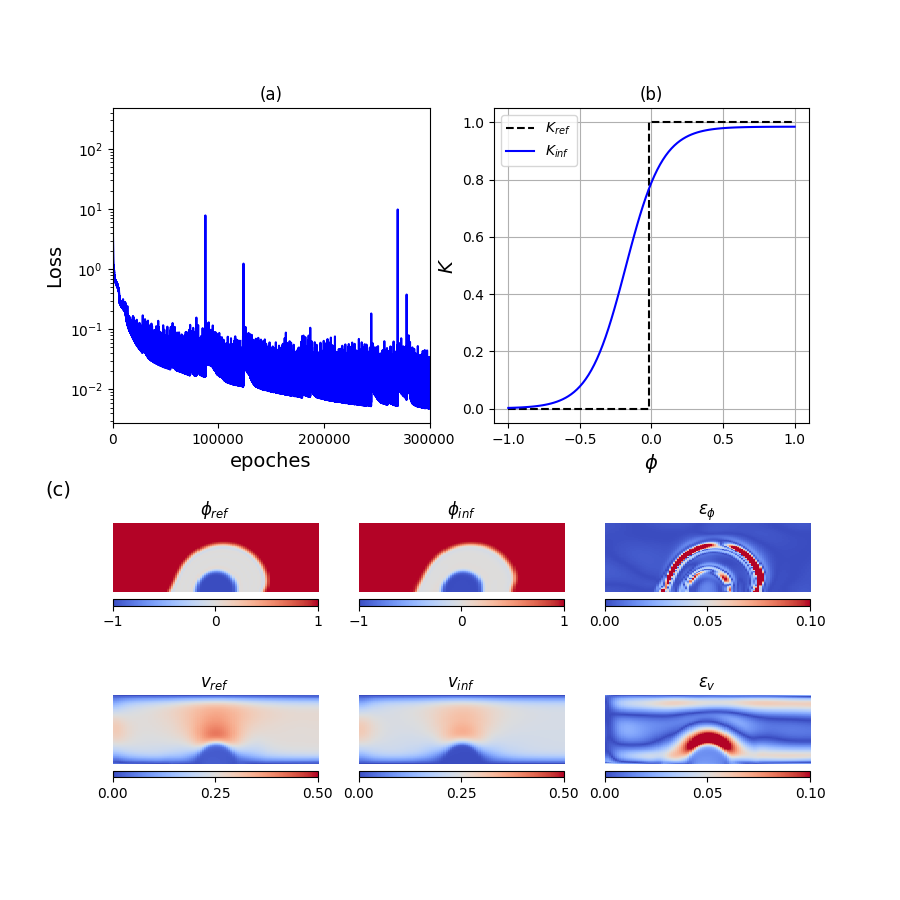

The script that saved this image:
"""
Author: Minglang Yin
"""
import torch
import torch.nn as nn
import numpy as np
import matplotlib.pyplot as plt
import matplotlib.gridspec as gridspec
from mpl_toolkits.axes_grid1.inset_locator import inset_axes

class Model(nn.Module):
    def __init__(self):
        super(Model, self).__init__()
        self.net_w = nn.Sequential()
        self.net_w.add_module('net_w_linear_1', nn.Linear(3, 20))
        self.net_w.add_module('net_w_tanh_1', nn.Tanh())
        for num in range(2,10):
            self.net_w.add_module('net_w_linear_%d' %(num), nn.Linear(20, 20))
            self.net_w.add_module('net_w_tanh_%d' %(num), nn.Tanh())
        self.net_w.add_module('net_w_linear_50', nn.Linear(20, 1))

        self.net_u = nn.Sequential()
        self.net_u.add_module('net_u_linear_1', nn.Linear(3, 20))
        self.net_u.add_module('net_u_tanh_1', nn.Tanh())
        for num in range(2,10):
            self.net_u.add_module('net_u_linear_%d' %(num), nn.Linear(20, 20))
            self.net_u.add_module('net_u_tanh_%d' %(num), nn.Tanh())
        self.net_u.add_module('net_u_linear_50', nn.Linear(20, 4))

        self.a = torch.nn.Parameter(torch.tensor([0.5], requires_grad=True, dtype=torch.double) )
        self.b = torch.nn.Parameter(torch.tensor([5], requires_grad=True, dtype=torch.double) )
        self.c = torch.nn.Parameter(torch.tensor([2], requires_grad=True, dtype=torch.double) )
        self.d = torch.nn.Parameter(torch.tensor([0.5], requires_grad=True, dtype=torch.double) )

    def forward(self, x):
        w = self.net_w(x)
        u = self.net_u(x)
        output = torch.cat((u, w), dim=1)
        return output

def to_numpy(input):
    if isinstance(input, torch.Tensor):
        return input.detach().cpu().numpy()
    elif isinstance(input, np.ndarray):
        return input
    else:
        raise TypeError('Unknown type of input, expected torch.Tensor or '\
            'np.ndarray, but got {}'.format(type(input)))

def main():
    ## parameters
    device = torch.device(f"cuda:{0}" if torch.cuda.is_available() else "cpu")
    print(device, flush=True)
    model_path = '../Inv_K/test_10/CheckPts/model_chkpts.pt'

    file_start = 0
    file_end = 30
    dt = 0.03

    num_x1 = 100
    num_x2 = 100
    num_t = file_end-file_start

    x_min, x_max = 0, 6
    y_min, y_max = 0, 2
    asp_ratio = (y_max-y_min)/(x_max-x_min)

    ## load data file
    y_data = np.zeros((4, file_end-file_start, num_x1, num_x2))
    t_step = 0
    for file_id in range(file_start, file_end):
        name_u = '../../Data/CH/phase_field_xiaoning/K_1_0001/dat/half' + str(file_id) + '.dat'
        name_phi = '../../Data/CH/phase_field_xiaoning/K_1_0001/dat_phase/halfp' + str(file_id) + '.dat'
        data_u = np.loadtxt(name_u)
        data_phi = np.loadtxt(name_phi)

        ## x_tmp: [t,x,y]   u_tmp:[u,v,p,phi]
        y_tmp = np.concatenate((data_u[:,3:5], data_u[:,6:7], data_phi[:,3:4]), axis=1)
        for j in range (0, 4):
            y_data[j, t_step, :, :] = y_tmp[:,j].reshape(100, 100)
        t_step = t_step + 1

    ## geometry
    x1 = np.linspace(x_min, x_max, num=num_x1)
    x2 = np.linspace(y_min, y_max, num=num_x2)
    t = np.linspace(dt*(file_start+1), dt*(file_end+1), num=num_t+1)

    x1_grid, x2_grid = np.meshgrid(x1, x2)
    x_2d = np.concatenate((x1_grid.flatten()[:,None], x2_grid.flatten()[:,None]), axis=1)

    ## instantiate model/optimizer
    model = Model().to(device)
    model.double()
    optimizer = torch.optim.Adam(model.parameters(), lr = 0.001)

    ## loading model/optimizer state
    checkpoint = torch.load(model_path)
    model.load_state_dict(checkpoint['model_state_dict'])
    optimizer.load_state_dict(checkpoint['optimizer_state_dict'])

    ## testing
    Predictions = np.zeros((5, num_t, num_x1, num_x2))
    for i in range(0, num_t):
        xt = np.concatenate((t[i]*np.ones((num_x1*num_x2, 1)), x_2d), axis=1)
        xt_tensor = torch.tensor(xt, requires_grad=True, dtype=torch.double).to(device)
        y_pred = model(xt_tensor)
        for j in range(0, 5):
            Predictions[j, i, :, :] = to_numpy(y_pred[:, j]).reshape(num_x1, num_x2)
    
    ## v and phi
    phi_pred = np.zeros((num_t, num_x1, num_x2))
    phi_ref = np.zeros((num_t, num_x1, num_x2))
    vel_pred = np.zeros((num_t, num_x1, num_x2))
    vel_ref = np.zeros((num_t, num_x1, num_x2))
    for i in range(0, num_t):
        phi_pred[i, :, :] = Predictions[3, i, :, :]
        phi_ref[i, :, :] = y_data[3, i, :, :]
        vel_pred[i, :, :] = np.sqrt(Predictions[0, i, :, :]**2 + Predictions[1, i, :, :]**2)
        vel_ref[i, :, :] = np.sqrt(y_data[0, i, :, :]**2 + y_data[1, i, :, :]**2)

    ## figure
    a = to_numpy(model.a)
    b = to_numpy(model.b)
    # c = to_numpy(model.c)
    c = 0.7
    d = to_numpy(model.d)
    x = np.linspace(-1, 1, 101)
    K_inf = a*np.tanh(b*x + c) + d
    K_step = np.zeros((101))
    K_step[50:] = 1

    loss = np.loadtxt('../Inv_K/test_10/loss.his')

    ## plotting
    fig = plt.figure(constrained_layout=False, figsize=(9, 9))
    gs = fig.add_gridspec(2, 1)

    gs0 = gs[0].subgridspec(1, 2)
    gs1 = gs[1].subgridspec(2, 3) 

    ax1 = fig.add_subplot(gs0[0, 0])
    ax2 = fig.add_subplot(gs0[0, 1])

    ax3 = fig.add_subplot(gs1[0, 0])
    ax4 = fig.add_subplot(gs1[0, 1])
    ax5 = fig.add_subplot(gs1[0, 2])

    ax6 = fig.add_subplot(gs1[1, 0])
    ax7 = fig.add_subplot(gs1[1, 1])
    ax8 = fig.add_subplot(gs1[1, 2])

    ## plot [0, 1]
    ax1.plot(loss, color="blue",label='$Loss$')
    ax1.set_yscale('log')
    ax1.set_title('(a)')
    ax1.set_xticks(np.linspace(0, 300000, 4))
    ax1.set_xlim([0, 300000])
    # ax1.set_aspect((300000/1000), adjustable='box')
    ax1.set_xlabel('epoches', fontsize=14)
    ax1.set_ylabel('Loss', fontsize=14)

    ## plot [0, 0]]
    ax2.step(x, K_step, linestyle="--", color="black",label='$K_{ref}$')
    ax2.plot(x, K_inf, linestyle="-", color="blue",label='$K_{inf}$')

    ax2.set_xlabel('$\phi$', fontsize=14)
    ax2.set_ylabel('$K$', fontsize=14)
    # ax2.set_xticks(K_ref)
    # ax2.set_yticks(K_ref)
    ax2.set_title('(b)')
    ax2.grid()
    ax2.legend(loc="best")
    ax2.set_aspect(2)

    ## ax3
    v_phi = np.linspace(-1, 1, 3)[:,None]
    v_error = np.linspace(0, 0.1, 3)[:,None]

    ax3.axis('off') 
    h = ax3.imshow(phi_ref[-1, :, :], interpolation='nearest', cmap='coolwarm', origin='lower', aspect=asp_ratio)
    h.set_clim(vmin=-1, vmax=1)
    axins = inset_axes(ax3,
                width="100%",  # width = 5% of parent_bbox width
                height="10%",  # height : 50%
                loc='lower center',
                borderpad=-1,
                )
    ax3.set_title('$\phi_{ref}$')
    fig.colorbar(h, ax=ax3, ticks=v_phi, cax = axins, orientation='horizontal')
    # ax.plot(xt[:,1], xt[:,2], 'kx', label = 'Data (%d points)' % (xt.shape[0]), markersize = 4, clip_on = False)

    ## ax4
    ax4.axis('off') 
    h = ax4.imshow(phi_pred[-1, :, :], interpolation='nearest', cmap='coolwarm', origin='lower', aspect=asp_ratio)
    h.set_clim(vmin=-1, vmax=1)
    axins = inset_axes(ax4,
                width="100%",  # width = 5% of parent_bbox width
                height="10%",  # height : 50%
                loc='lower center',
                borderpad=-1,
                )
    ax4.set_title('$\phi_{inf}$')
    fig.colorbar(h, ax=ax4, ticks=v_phi, cax = axins, orientation='horizontal')

    ## ax5
    ax5.axis('off') 
    h = ax5.imshow(np.abs(phi_pred[-1, :, :] - phi_ref[-1, :, :]), interpolation='nearest', cmap='coolwarm', origin='lower', aspect=asp_ratio)
    h.set_clim(vmin=0, vmax=0.1)
    axins = inset_axes(ax5,
                width="100%",  # width = 5% of parent_bbox width
                height="10%",  # height : 50%
                loc='lower center',
                borderpad=-1,
                )
    ax5.set_title('$\epsilon_{\phi}$')
    fig.colorbar(h, ax=ax5, ticks=v_error, cax = axins, orientation='horizontal')

    ## ax6
    ax6.axis('off') 
    v_velocity = np.linspace(0, 0.5, 3)[:,None]
    h = ax6.imshow(vel_pred[-25, :, :], interpolation='nearest', cmap='coolwarm', origin='lower', aspect=asp_ratio)
    h.set_clim(vmin=0, vmax=0.5)
    axins = inset_axes(ax6,
                width="100%",  # width = 5% of parent_bbox width
                height="10%",  # height : 50%
                loc='lower center',
                borderpad=-1,
                )
    ax6.set_title('$v_{ref}$')
    fig.colorbar(h, ax=ax6, ticks=v_velocity, cax = axins, orientation='horizontal')

    ## ax7
    ax7.axis('off') 
    h = ax7.imshow(vel_ref[-25, :, :], interpolation='nearest', cmap='coolwarm', origin='lower', aspect=asp_ratio)
    h.set_clim(vmin=0, vmax=0.5)
    axins = inset_axes(ax7,
                width="100%",  # width = 5% of parent_bbox width
                height="10%",  # height : 50%
                loc='lower center',
                borderpad=-1,
                )
    ax7.set_title('$v_{inf}$')
    fig.colorbar(h, ax=ax7, ticks=v_velocity, cax=axins, orientation='horizontal')

    ## ax8
    ax8.axis('off') 
    h = ax8.imshow(np.abs(vel_pred[-25, :, :]-vel_ref[-10, :, :]), interpolation='nearest', cmap='coolwarm', origin='lower', aspect=asp_ratio)
    h.set_clim(vmin=0, vmax=0.1)
    axins = inset_axes(ax8,
                width="100%",  # width = 5% of parent_bbox width
                height="10%",  # height : 50%
                loc='lower center',
                borderpad=-1,
                )
    ax8.set_title('$\epsilon_{v}$')
    fig.colorbar(h, ax=ax8, ticks=v_error, cax=axins, orientation='horizontal')

    plt.gcf().text(0.05, 0.45, "(c)", fontsize=14)

    fig.savefig('fig_6.png')
    plt.close()

if __name__ == '__main__':
    main()
